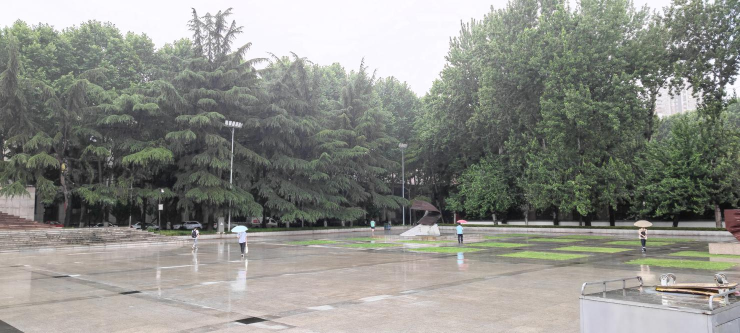
#> input picture image/1_resize.jpg, 1480 x 666 px, given in place of img (10).jpg, which was not available (shown at 1/2 size)
$ python main.py
#> lines starting #> are read from the running program, lines starting #| are printed output that depends on the picture; pictures that were not available may be replaced by others from this repository, and a replacement may not be noted
import os

import cv2
import numpy as np

FP = 'image/'
SP = 'temp/'


def cvshow(name, img, dir=SP):
    # cv2.imshow(name, img)
    print(dir + name)
    cv2.imwrite(dir + name, img)
    # cv2.waitKey(0)
    # cv2.destroyAllWindows()


def sift_kp(image):
    gray_image = cv2.cvtColor(image, cv2.COLOR_BGR2GRAY)
    sift = cv2.xfeatures2d.SIFT_create()
    kp, des = sift.detectAndCompute(image, None)
    kp_image = cv2.drawKeypoints(gray_image, kp, None)
    return kp_image, kp, des


def get_good_match(des1, des2):
    bf = cv2.BFMatcher()
    matches = bf.knnMatch(des1, des2, k=2)  # des1为模板图，des2为匹配图
    matches = sorted(matches, key=lambda x: x[0].distance / x[1].distance)
    good = []
    for m, n in matches:
        if m.distance < 0.75 * n.distance:
            good.append(m)
    return good


def drawMatches(imageA, imageB, kpsA, kpsB, matches, status):
    # 初始化可视化图片，将A、B图左右连接到一起
    (hA, wA) = imageA.shape[:2]
    (hB, wB) = imageB.shape[:2]
    vis = np.zeros((max(hA, hB), wA + wB, 3), dtype="uint8")
    vis[0:hA, 0:wA] = imageA
    vis[0:hB, wA:] = imageB

    # 联合遍历，画出匹配对
    for ((trainIdx, queryIdx), s) in zip(matches, status):
        # 当点对匹配成功时，画到可视化图上
        if s == 1:
            # 画出匹配对
            ptA = (int(kpsA[queryIdx][0]), int(kpsA[queryIdx][1]))
            ptB = (int(kpsB[trainIdx][0]) + wA, int(kpsB[trainIdx][1]))
            cv2.line(vis, ptA, ptB, (0, 255, 0), 1)

    # 返回可视化结果
    return vis


# 全景拼接
def siftimg_rightlignment(img_right, img_left, dir=SP):
    _, kp1, des1 = sift_kp(img_right)
    _, kp2, des2 = sift_kp(img_left)
    goodMatch = get_good_match(des1, des2)
    # 当筛选项的匹配对大于5对时：计算视角变换矩阵
    if len(goodMatch) > 4:
        # 获取匹配对的点坐标
        ptsA = np.float32([kp1[m.queryIdx].pt for m in goodMatch]).reshape(-1, 1, 2)
        ptsB = np.float32([kp2[m.trainIdx].pt for m in goodMatch]).reshape(-1, 1, 2)
        ransacReprojThreshold = 4
        H, status = cv2.findHomography(ptsA, ptsB, cv2.RANSAC, ransacReprojThreshold)
        #  该函数的作用就是先用RANSAC选择最优的四组配对点，再计算H矩阵。H为3*3矩阵

        # 将图片右进行视角变换，result是变换后图片
        result = cv2.warpPerspective(img_right, H, (img_right.shape[1] + img_left.shape[1], img_right.shape[0]))

        cvshow('result_medium.png', result, dir)
        # 将图片左传入result图片最左端
        result[0:img_left.shape[0], 0:img_left.shape[1]] = img_left
        return result


def crop(image, dir=SP):
    gray_img = cv2.cvtColor(image, cv2.COLOR_BGR2GRAY)
    while True:
        if gray_img[0, -1] == 0:
            gray_img = gray_img[:, :-1]
        elif gray_img[-1, -1] == 0:
            gray_img = gray_img[:, :-1]
        else:
            break
    # cvshow("result_gray.png", gray_img, dir)
    return image[:gray_img.shape[0], :gray_img.shape[1]]


def merge(img_1, img_2, dir=SP, fx=0.5, fy=0.3):
    # 读取拼接图片（注意图片左右的放置）
    # 是对右边的图形做变换
    if not os.path.exists(dir):
        os.makedirs('./' + dir)
    img_right = cv2.imread(img_1)
    img_left = cv2.imread(img_2)

    img_right = cv2.resize(img_right, None, fx=fx, fy=fy)
    # 保证两张图一样大(高)
    img_left = cv2.resize(img_left,
                          (int(img_left.shape[1] / img_left.shape[0] * img_right.shape[0]), img_right.shape[0]))

    kpimg_right, kp1, des1 = sift_kp(img_right)
    kpimg_left, kp2, des2 = sift_kp(img_left)

    # 同时显示原图和关键点检测后的图
    cvshow('img_1.png', np.hstack((img_left, kpimg_left)), dir)
    cvshow('img_2.png', np.hstack((img_right, kpimg_right)), dir)
    goodMatch = get_good_match(des1, des2)

    all_goodmatch_img = cv2.drawMatches(img_right, kp1, img_left, kp2, goodMatch, None, flags=2)

    # goodmatch_img自己设置前多少个goodMatch[:10]
    goodmatch_img = cv2.drawMatches(img_right, kp1, img_left, kp2, goodMatch[:10], None, flags=2)

    cvshow('keypoint_matches_1.png', all_goodmatch_img, dir)
    cvshow('keypoint_matches_2.png', goodmatch_img, dir)

    # 把图片拼接成全景图
    result = siftimg_rightlignment(img_right, img_left, dir)
    cvshow('result.png', crop(result, dir), dir)


def bat_merge(start, end):
    img_left = FP + 'img (' + str(start + 1) + ').jpg'
    img_right = FP + 'img (' + str(start) + ').jpg'
    dir = 'temp' + str(start) + os.sep
    merge(img_left, img_right, dir, 0.5, 0.5)
#> in merge, img_right is the input picture: shape (666, 1480, 3); mean B, G, R 135, 141.2, 140
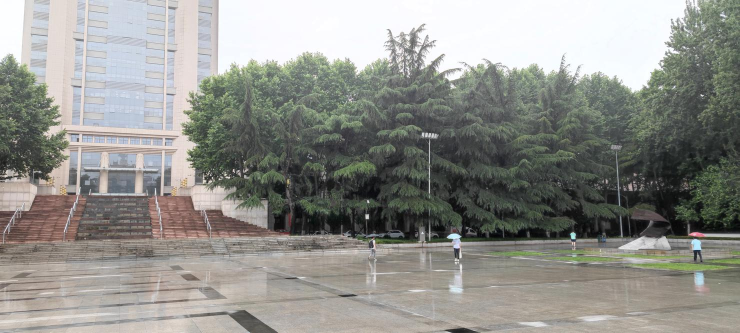
#> input picture image/2_resize.jpg, 1480 x 666 px, given in place of img (9).jpg, which was not available (shown at 1/2 size)
#> in merge, img_left is the input picture: shape (666, 1480, 3); mean B, G, R 139.3, 144.4, 144.2
#> in sift_kp, `kp, des = sift.detectAndCompute(image, None)`: kp = 2362 keypoints; strongest (x, y, size): (161, 207, 3.5), (712, 61, 4), (373, 223, 3.2), (197, 231, 2.1)
#> in merge, `kpimg_right, kp1, des1 = sift_kp(img_right)`: kp1 has the same summary as kp in sift_kp
#> in sift_kp (call 2), `kp, des = sift.detectAndCompute(image, None)`: kp = 1848 keypoints; strongest (x, y, size): (367, 217, 3), (573, 235, 3.8), (450, 237, 3.1), (694, 234, 2.9)
#> in merge, `kpimg_left, kp2, des2 = sift_kp(img_left)`: kp2 has the same summary as kp in sift_kp
#> call 2 of cvshow, with name = 'img_2.png', dir = 'temp9/'
#> in cvshow (call 2), `cv2.imwrite(dir + name, img)`:
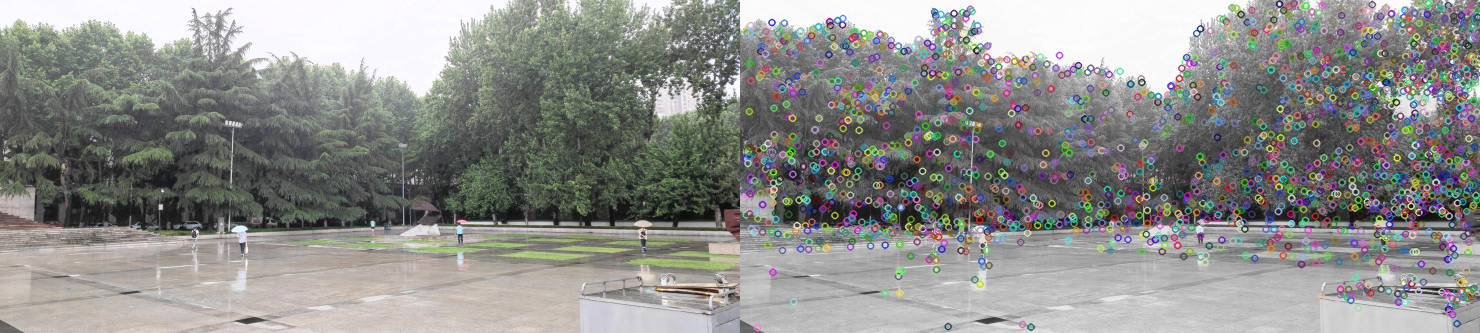
#> saved as img_2.png: shape (333, 1480, 3); mean B, G, R 138.7, 141.8, 141.1
#> in get_good_match, `matches = bf.knnMatch(des1, des2, k=2)`: matches = 2362 matches
#> after the loop in get_good_match, `for m, n in matches:`: good = 484 matches
#> in merge, `goodmatch_img = cv2.drawMatches(img_right, kp1, img_left, kp2, goodMat..`:
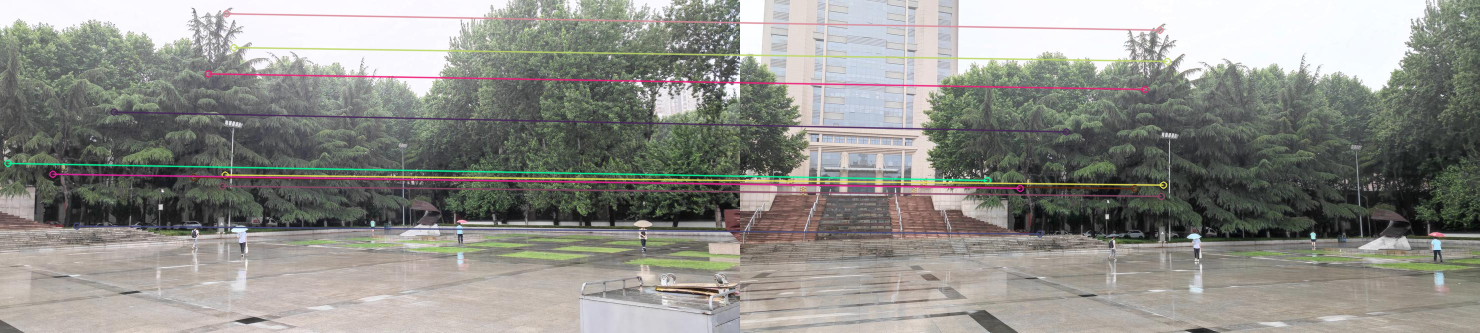
#> goodmatch_img: shape (333, 1480, 3); mean B, G, R 137, 142.6, 142.9
#> in sift_kp (call 3), `kp, des = sift.detectAndCompute(image, None)`: kp = 2362 keypoints; strongest (x, y, size): (161, 207, 3.5), (712, 61, 4), (373, 223, 3.2), (197, 231, 2.1)
#> in siftimg_rightlignment, `_, kp1, des1 = sift_kp(img_right)`: kp1 has the same summary as kp in sift_kp
#> in sift_kp (call 4), `kp, des = sift.detectAndCompute(image, None)`: kp = 1848 keypoints; strongest (x, y, size): (367, 217, 3), (573, 235, 3.8), (450, 237, 3.1), (694, 234, 2.9)
#> in siftimg_rightlignment, `_, kp2, des2 = sift_kp(img_left)`: kp2 has the same summary as kp in sift_kp
#> in siftimg_rightlignment, `goodMatch = get_good_match(des1, des2)`: goodMatch = 484 matches
#> in siftimg_rightlignment, `ptsA = np.float32([kp1[m.queryIdx].pt for m in goodMatch]).reshape(-1,..`: ptsA = 484 rows, first 8: [221.8, 185.8], [7.43, 162.9], [224.7, 174.6], [226.1, 13.29], [233.5, 47.13], [113.7, 111.6], [76.42, 225.6], [193.2, 176.9]
#> in siftimg_rightlignment, `ptsB = np.float32([kp2[m.trainIdx].pt for m in goodMatch]).reshape(-1,..`: ptsB = 484 rows, first 8: [420.7, 195.9], [247, 180], [423, 184.6], [419.4, 29.67], [427, 60.92], [325.9, 131.4], [299.4, 233.5], [394.2, 188.1]
#> in siftimg_rightlignment, `H, status = cv2.findHomography(ptsA, ptsB, cv2.RANSAC, ransacReprojThr..`: H = [[0.524, 0.0058, 239], [-0.139, 0.81, 46.23], [-0.000642, -6.11e-05, 1]]; status = 484 values, max 1 at index 0, min 0 at index 411, mean 0.975

    for i in range(start, end - 1):
        img_left = FP + 'img (' + str(i + 2) + ').jpg'
        img_right = dir + 'result.png'
        dir = 'temp' + str(i + 1) + os.sep
        merge(img_left, img_right, dir, 0.5, 0.5)
#> call 2 of merge, with img_1 = 'image/img (11).jpg', img_2 = 'temp9/result.png', dir = 'temp10/', fx = 0.5, fy = 0.5
#> in merge (call 2), `kpimg_right, kp1, des1 = sift_kp(img_right)`: kp1 has the same summary as kp in sift_kp
#> in sift_kp (call 6), `kp, des = sift.detectAndCompute(image, None)`: kp = 3632 keypoints; strongest (x, y, size): (367, 217, 3), (573, 235, 3.8), (982, 41, 7.6), (450, 237, 3.1)
#> in merge (call 2), `kpimg_left, kp2, des2 = sift_kp(img_left)`: kp2 has the same summary as kp in sift_kp
#> in cvshow (call 8), `cv2.imwrite(dir + name, img)`:
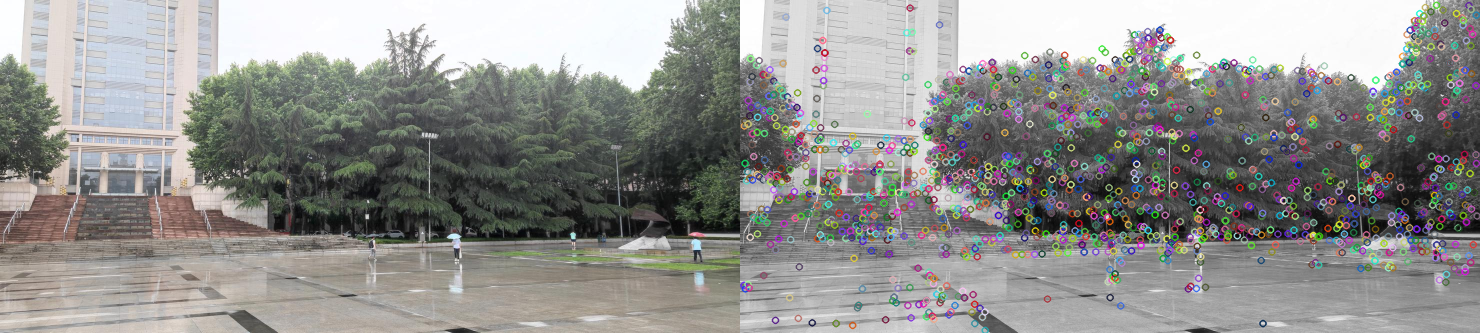
#> saved as img_2.png: shape (333, 1480, 3); mean B, G, R 142.3, 144.8, 145
#> in get_good_match (call 3), `matches = bf.knnMatch(des1, des2, k=2)`: matches = 1848 matches
#> after the loop in get_good_match (call 3), `for m, n in matches:`: good = 1837 matches
#> in merge (call 2), `goodmatch_img = cv2.drawMatches(img_right, kp1, img_left, kp2, goodMat..`:
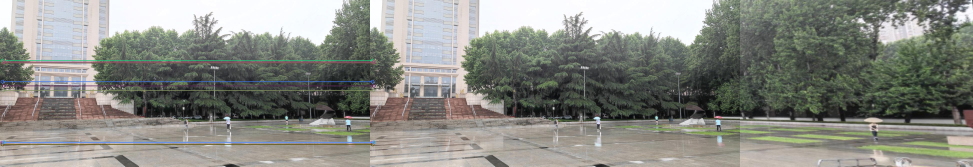
#> goodmatch_img: shape (333, 1946, 3) (shown at 1/2 size); mean B, G, R 130.3, 137, 135.4
#> in sift_kp (call 7), `kp, des = sift.detectAndCompute(image, None)`: kp = 1848 keypoints; strongest (x, y, size): (367, 217, 3), (573, 235, 3.8), (450, 237, 3.1), (694, 234, 2.9)
#> in siftimg_rightlignment (call 2), `_, kp1, des1 = sift_kp(img_right)`: kp1 has the same summary as kp in sift_kp
#> in sift_kp (call 8), `kp, des = sift.detectAndCompute(image, None)`: kp = 3632 keypoints; strongest (x, y, size): (367, 217, 3), (573, 235, 3.8), (982, 41, 7.6), (450, 237, 3.1)
#> in sift_kp (call 8), `kp_image = cv2.drawKeypoints(gray_image, kp, None)`:
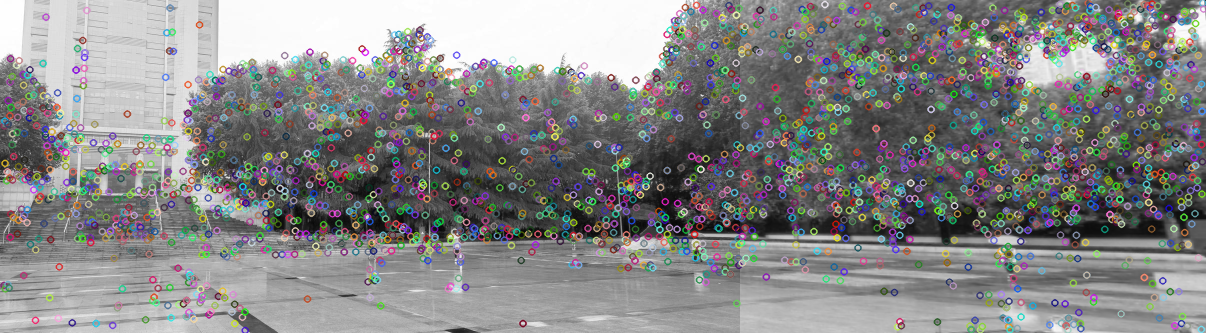
#> kp_image: shape (333, 1206, 3); mean of channels 0, 1, 2 133.6, 133.6, 133.5; drawn as B, G, R
#> in siftimg_rightlignment (call 2), `_, kp2, des2 = sift_kp(img_left)`: kp2 has the same summary as kp in sift_kp
#> in siftimg_rightlignment (call 2), `goodMatch = get_good_match(des1, des2)`: goodMatch = 1837 matches
#> in siftimg_rightlignment (call 2), `ptsA = np.float32([kp1[m.queryIdx].pt for m in goodMatch]).reshape(-1,..`: ptsA = 1837 rows, first 8: [3.57, 284.9], [3.81, 125.5], [4.42, 120.5], [4.56, 162.9], [4.87, 288.4], [6.2, 180.4], [7.06, 171.3], [7.45, 284]
#> in siftimg_rightlignment (call 2), `ptsB = np.float32([kp2[m.trainIdx].pt for m in goodMatch]).reshape(-1,..`: ptsB has the same summary as ptsA
#> call 2 of crop, with dir = 'temp10/'
#> in crop (call 2), `gray_img = cv2.cvtColor(image, cv2.COLOR_BGR2GRAY)`:
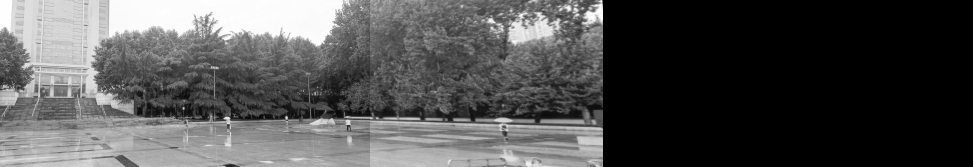
#> gray_img: shape (333, 1946) (shown at 1/2 size); min 0, max 255, mean 81.2


if __name__ == '__main__':
    # merge img (1) - (4)
    # 1-4 5-8 9-13
#> (the run stopped early here; a loop or call above may not have finished)
